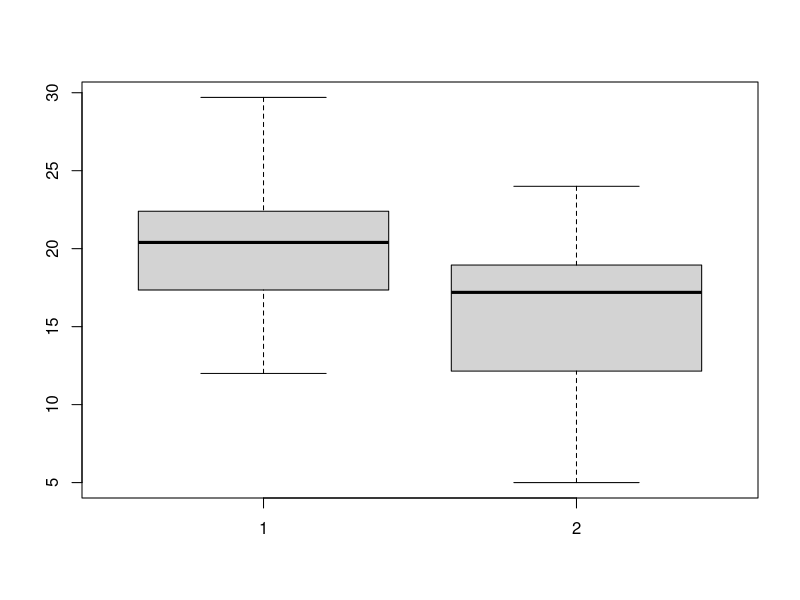
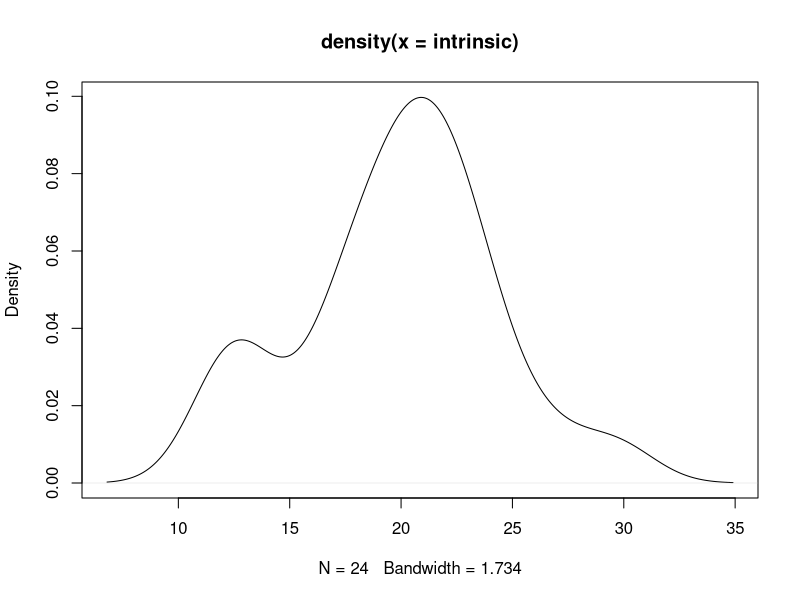
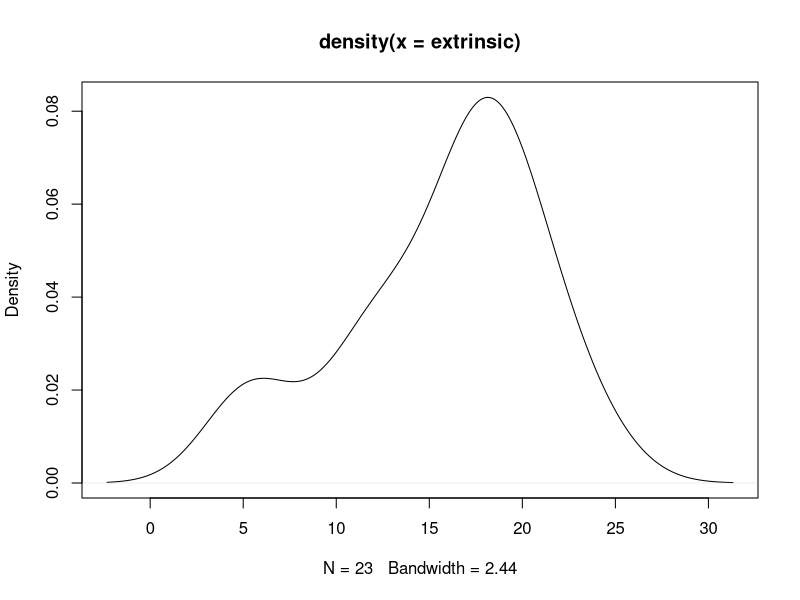
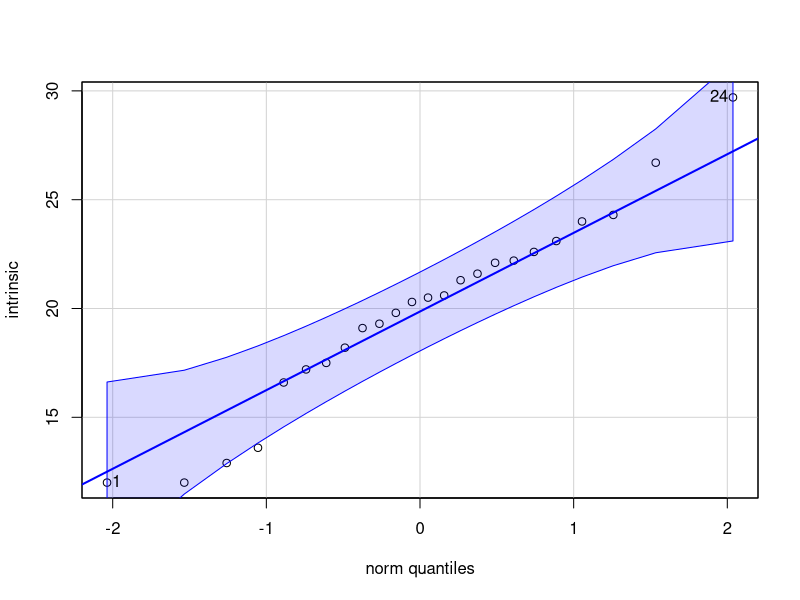
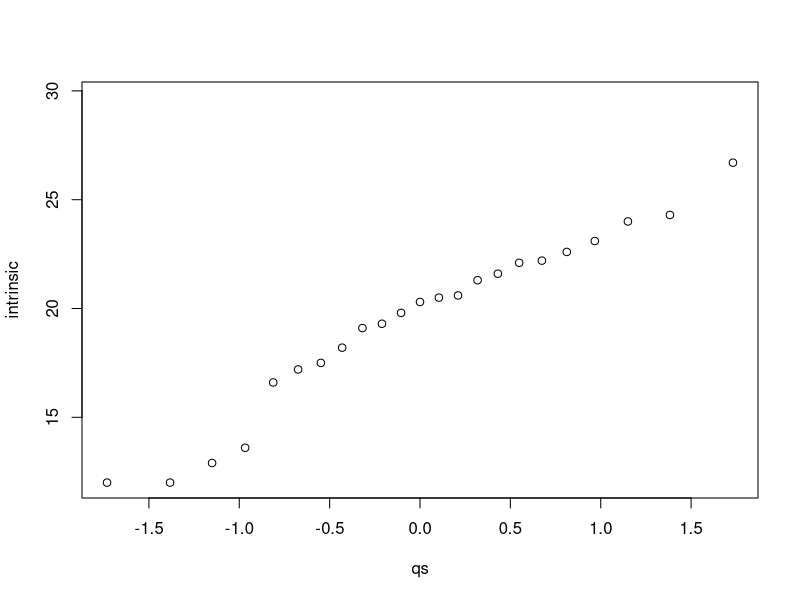
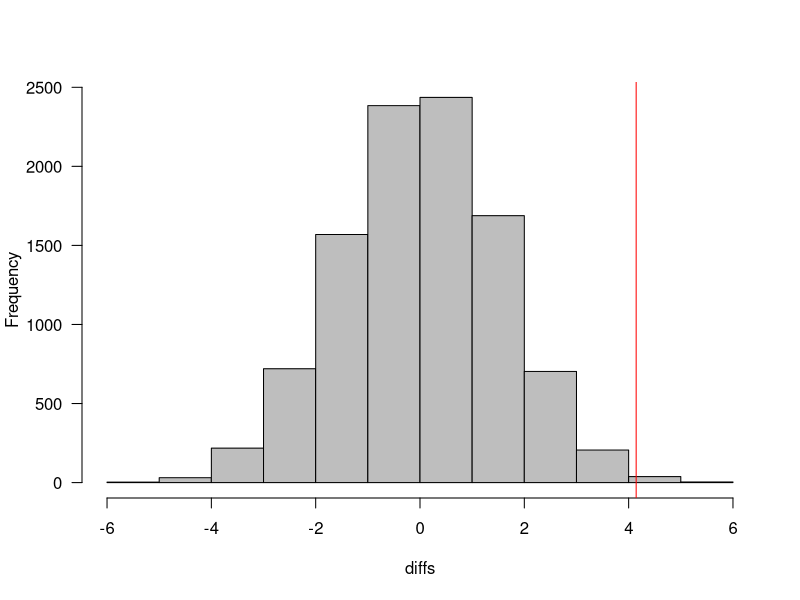

The R script that drew these images, in order:
## ---- chunk 1

knitr::opts_chunk$set(echo = TRUE)

## ---- chunk 2
intrinsic = c(12.0, 12.0, 12.9, 13.6, 16.6, 17.2,
              17.5, 18.2, 19.1, 19.3, 19.8, 20.3,
              20.5, 20.6, 21.3, 21.6, 22.1, 22.2,
              22.6, 23.1, 24.0, 24.3, 26.7, 29.7)
extrinsic = c( 5.0,  5.4,  6.1, 10.9, 11.8, 12.0,
              12.3, 14.8, 15.0, 16.8, 17.2, 17.2,
              17.4, 17.5, 18.5, 18.7, 18.7, 19.2,
              19.5, 20.7, 21.2, 22.1, 24.0)

nintrinsic = length(intrinsic)
boxplot(intrinsic,extrinsic)
## ---- chunk 3
t.test(intrinsic, extrinsic, var.equal = TRUE)
## ---- chunk 4
var.test(intrinsic,extrinsic)
## ---- chunk 5
plot(density(intrinsic))
plot(density(extrinsic))

library(car)
qqPlot(intrinsic)
## ---- chunk 6
nquantiles = nintrinsic
quantile1  = 1/nquantiles
qs         = numeric(nquantiles)
for (i in 1:nquantiles){
  qi     = quantile1*i
  qs[i]  = qnorm(qi)
}
plot(qs,intrinsic)
## ---- chunk 7
nsamples   = 10000
diffs      = numeric(nsamples)
for (i in 1:nsamples){
  randi      = sample(c(extrinsic,intrinsic))
  intrinsici = randi[1:nintrinsic]
  extrinsici = randi[-(1:nintrinsic)]
  diffs[i]   = mean(intrinsici) - mean(extrinsici)
}
diff_obs = mean(intrinsic) - mean(extrinsic)

hist(diffs,col="gray",las=1,main="")
abline(v=diff_obs,col="red")

(mean(diffs >= diff_obs))
## ---- chunk 8
customer= factor(c(1,1,2,2,3,4,4))
movie   = factor(c(1,2,2,3,3,1,2))
y       = c(4,1,3,5,3,3,1)
d       = data.frame(customer,movie,y)
d
## ---- chunk 9
library(MASS)

y = c(4,1,3,5,3,3,1)
X = matrix(c(
1,1,0,0,0,1,0,0,
1,1,0,0,0,0,1,0,
1,0,1,0,0,0,1,0,
1,0,1,0,0,0,0,1,
1,0,0,1,0,0,0,1,
1,0,0,0,1,1,0,0,
1,0,0,0,1,0,1,0
),byrow=T,nrow=7)

bhat=ginv(t(X)%*%X)%*%t(X)%*%y

bhat
## ---- chunk 10
o=lm(y~customer+movie,data=d)
summary(o)
model.matrix(o)
coef(o)
fitted(o)
resid(o)
## ---- chunk 11
o=lm(y~customer+movie+customer*movie,data=d)
summary(o)
model.matrix(o)
coef(o)
fitted(o)
